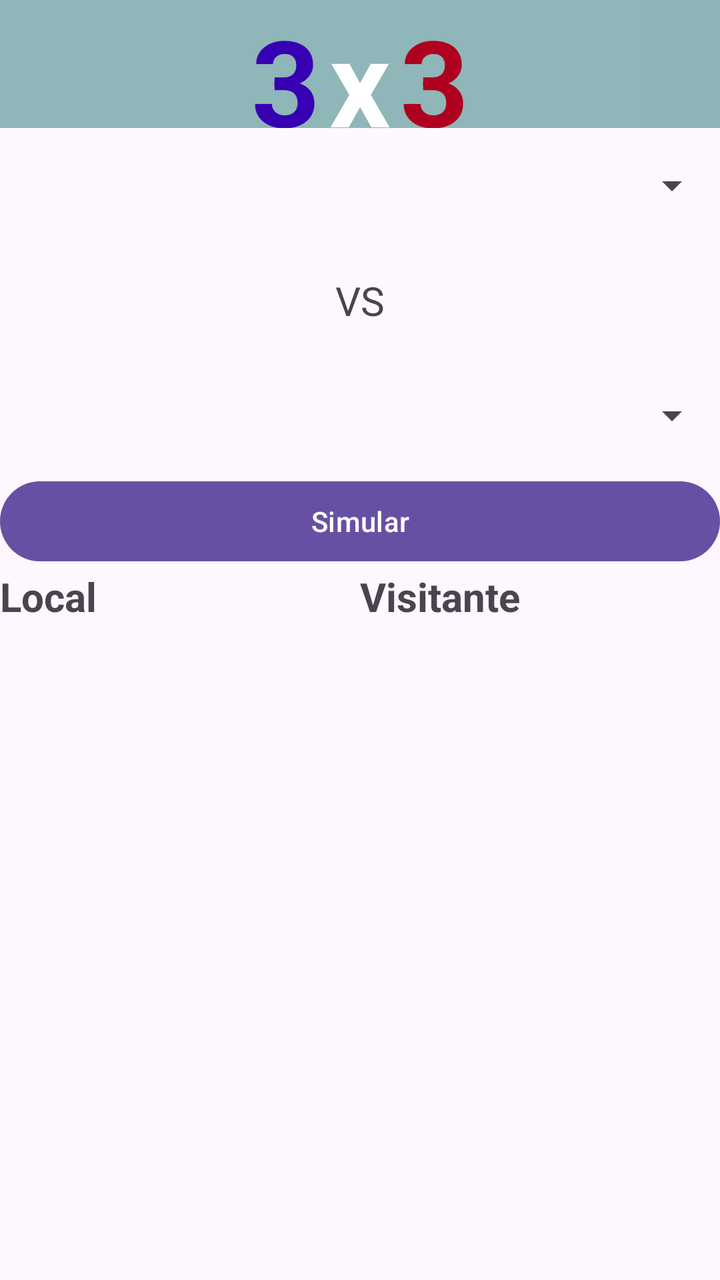
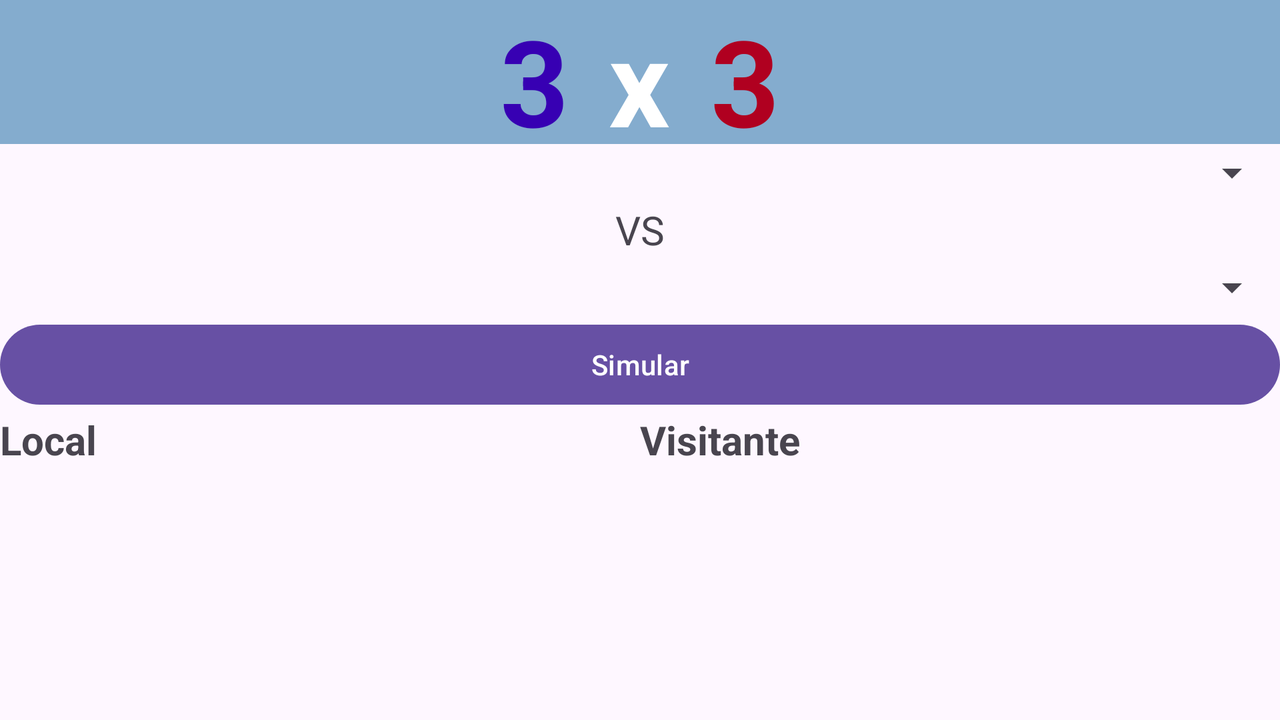

The same Android screen from two of the app's own layout files: first res/layout/ as a phone draws it, then the repository's variant for another configuration, drawn on a device whose configuration selects that folder. Both files follow.
<!-- AndroidManifest.xml: application theme Theme.GestorNBA -->
<!-- res/layout/activity_main.xml -->
<?xml version="1.0" encoding="utf-8"?>
<LinearLayout xmlns:android="http://schemas.android.com/apk/res/android"
    xmlns:app="http://schemas.android.com/apk/res-auto"
    xmlns:tools="http://schemas.android.com/tools"
    android:id="@+id/main"
    android:layout_width="match_parent"
    android:layout_height="match_parent"
    android:orientation="vertical"
    android:textAlignment="center"
    tools:context=".MainActivity">

    <LinearLayout
        android:layout_width="match_parent"
        android:layout_height="0dp"
        android:layout_weight="10"
        android:background="#8FB6B8"
        android:orientation="horizontal">

        <TextView
            android:id="@+id/textView2"
            android:layout_width="0dp"
            android:layout_height="match_parent"
            android:layout_weight="40"
            android:text="3"
            android:textAlignment="textEnd"
            android:textColor="@color/design_default_color_primary_variant"
            android:textSize="60sp"
            android:textStyle="bold" />

        <TextView
            android:id="@+id/textView3"
            android:layout_width="0dp"
            android:layout_height="match_parent"
            android:layout_weight="10"
            android:text="x"
            android:textAlignment="center"
            android:textColor="@color/white"
            android:textSize="60sp"
            android:textStyle="bold" />

        <TextView
            android:id="@+id/textView4"
            android:layout_width="0dp"
            android:layout_height="match_parent"
            android:layout_weight="30"
            android:text="3"
            android:textColor="@color/design_default_color_error"
            android:textSize="60sp"
            android:textStyle="bold" />

        <androidx.appcompat.widget.Toolbar
            android:id="@+id/barra"
            android:layout_width="0dp"
            android:layout_height="wrap_content"
            android:layout_gravity="center_vertical"
            android:layout_weight="10"
            android:background="#8EB5B7"
            android:minHeight="?attr/actionBarSize"
            android:theme="?attr/actionBarTheme" />
    </LinearLayout>

    <LinearLayout
        android:layout_width="match_parent"
        android:layout_height="0dp"
        android:layout_gravity="center_vertical"
        android:layout_weight="90"
        android:orientation="vertical">

        <LinearLayout
            android:layout_width="match_parent"
            android:layout_height="0dp"
            android:layout_weight="30"
            android:orientation="vertical">

            <Spinner
                android:id="@+id/equipo1"
                android:layout_width="match_parent"
                android:layout_height="0dp"
                android:layout_weight="1" />

            <TextView
                android:id="@+id/textView"
                android:layout_width="match_parent"
                android:layout_height="0dp"
                android:layout_weight="1"
                android:gravity="center"
                android:text="VS"
                android:textAlignment="center"
                android:textSize="20sp" />

            <Spinner
                android:id="@+id/equipo2"
                android:layout_width="match_parent"
                android:layout_height="0dp"
                android:layout_weight="1" />

        </LinearLayout>

        <LinearLayout
            android:layout_width="match_parent"
            android:layout_height="0dp"
            android:layout_weight="70"
            android:orientation="vertical">

            <Button
                android:id="@+id/simularB"
                android:layout_width="match_parent"
                android:layout_height="wrap_content"
                android:text="Simular" />

            <LinearLayout
                android:layout_width="match_parent"
                android:layout_height="match_parent"
                android:orientation="horizontal">

                <LinearLayout
                    android:layout_width="0dp"
                    android:layout_height="match_parent"
                    android:layout_weight="1"
                    android:orientation="vertical">

                    <TextView
                        android:id="@+id/equipo1nombre"
                        android:layout_width="match_parent"
                        android:layout_height="wrap_content"
                        android:text="Local"
                        android:textSize="20sp"
                        android:textStyle="bold" />

                    <ListView
                        android:id="@+id/plantilla1"
                        android:layout_width="match_parent"
                        android:layout_height="match_parent" />
                </LinearLayout>

                <LinearLayout
                    android:layout_width="0dp"
                    android:layout_height="match_parent"
                    android:layout_weight="1"
                    android:orientation="vertical">

                    <TextView
                        android:id="@+id/equipo2nombre"
                        android:layout_width="match_parent"
                        android:layout_height="wrap_content"
                        android:text="Visitante"
                        android:textSize="20sp"
                        android:textStyle="bold" />

                    <ListView
                        android:id="@+id/plantilla2"
                        android:layout_width="match_parent"
                        android:layout_height="match_parent" />
                </LinearLayout>
            </LinearLayout>

        </LinearLayout>

    </LinearLayout>
</LinearLayout>
<!-- resources referenced by this layout -->
<resources>
  <!-- from res/values-v23/ -->
  <style name="Theme.GestorNBA" parent="Base.Theme.GestorNBA">
          
          <item name="android:navigationBarColor">@android:color/transparent</item>
          <item name="android:statusBarColor">@android:color/transparent</item>
          <item name="android:windowLightStatusBar">?attr/isLightTheme</item>
      </style>
  <style name="Base.Theme.GestorNBA" parent="Theme.Material3.DayNight.NoActionBar">
          
          
      </style>
</resources>
<!-- res/layout-land/activity_main.xml (the repository's variant of the layout above) -->
<!-- drawn on the phone turned sideways -->
<?xml version="1.0" encoding="utf-8"?>
<LinearLayout xmlns:android="http://schemas.android.com/apk/res/android"
    xmlns:app="http://schemas.android.com/apk/res-auto"
    xmlns:tools="http://schemas.android.com/tools"
    android:id="@+id/main"
    android:layout_width="match_parent"
    android:layout_height="match_parent"
    android:orientation="vertical"
    android:textAlignment="center"
    tools:context=".MainActivity">

    <LinearLayout
        android:layout_width="match_parent"
        android:layout_height="0dp"
        android:layout_weight="20"
        android:background="#84ACCE"
        android:orientation="horizontal">

        <TextView
            android:id="@+id/textView2"
            android:layout_width="0dp"
            android:layout_height="match_parent"
            android:layout_weight="40"
            android:text="3"
            android:textAlignment="textEnd"
            android:textColor="@color/design_default_color_primary_variant"
            android:textSize="60sp"
            android:textStyle="bold" />

        <TextView
            android:id="@+id/textView3"
            android:layout_width="0dp"
            android:layout_height="match_parent"
            android:layout_weight="10"
            android:text="x"
            android:textAlignment="center"
            android:textColor="@color/white"
            android:textSize="60sp"
            android:textStyle="bold" />

        <TextView
            android:id="@+id/textView4"
            android:layout_width="0dp"
            android:layout_height="match_parent"
            android:layout_weight="30"
            android:text="3"
            android:textColor="@color/design_default_color_error"
            android:textSize="60sp"
            android:textStyle="bold" />

        <androidx.appcompat.widget.Toolbar
            android:id="@+id/barra"
            android:layout_width="0dp"
            android:layout_height="wrap_content"
            android:layout_gravity="center_vertical"
            android:layout_weight="10"
            android:background="#84ACCE"
            android:minHeight="?attr/actionBarSize"
            android:theme="?attr/actionBarTheme" />
    </LinearLayout>

    <LinearLayout
        android:layout_width="match_parent"
        android:layout_height="0dp"
        android:layout_gravity="center_vertical"
        android:layout_weight="80"
        android:orientation="vertical">

        <LinearLayout
            android:layout_width="match_parent"
            android:layout_height="0dp"
            android:layout_weight="30"
            android:orientation="vertical">

            <Spinner
                android:id="@+id/equipo1"
                android:layout_width="match_parent"
                android:layout_height="0dp"
                android:layout_weight="1" />

            <TextView
                android:id="@+id/textView"
                android:layout_width="match_parent"
                android:layout_height="0dp"
                android:layout_weight="1"
                android:gravity="center"
                android:text="VS"
                android:textAlignment="center"
                android:textSize="20sp" />

            <Spinner
                android:id="@+id/equipo2"
                android:layout_width="match_parent"
                android:layout_height="0dp"
                android:layout_weight="1" />

        </LinearLayout>

        <LinearLayout
            android:layout_width="match_parent"
            android:layout_height="0dp"
            android:layout_weight="70"
            android:orientation="vertical">

            <Button
                android:id="@+id/simularB"
                android:layout_width="match_parent"
                android:layout_height="wrap_content"
                android:text="Simular" />

            <LinearLayout
                android:layout_width="match_parent"
                android:layout_height="match_parent"
                android:orientation="horizontal">

                <LinearLayout
                    android:layout_width="0dp"
                    android:layout_height="match_parent"
                    android:layout_weight="1"
                    android:orientation="vertical">

                    <LinearLayout
                        android:layout_width="match_parent"
                        android:layout_height="0dp"
                        android:layout_weight="20"
                        android:orientation="horizontal">

                        <TextView
                            android:id="@+id/equipo1nombre"
                            android:layout_width="0dp"
                            android:layout_height="match_parent"
                            android:layout_weight="2"
                            android:text="Local"
                            android:textSize="20sp"
                            android:textStyle="bold" />

                        <TextView
                            android:id="@+id/localWin"
                            android:layout_width="0dp"
                            android:layout_height="match_parent"
                            android:layout_weight="1"
                            android:gravity="center_vertical"
                            android:textAlignment="center"
                            android:textColor="#38FB00" />

                        <TextView
                            android:id="@+id/localLose"
                            android:layout_width="0dp"
                            android:layout_height="match_parent"
                            android:layout_weight="1"
                            android:gravity="center_vertical"
                            android:textAlignment="center"
                            android:textColor="#FF0000" />
                    </LinearLayout>

                    <ListView
                        android:id="@+id/plantilla1"
                        android:layout_width="match_parent"
                        android:layout_height="0dp"
                        android:layout_weight="80" />
                </LinearLayout>

                <LinearLayout
                    android:layout_width="0dp"
                    android:layout_height="match_parent"
                    android:layout_weight="1"
                    android:orientation="vertical">

                    <LinearLayout
                        android:layout_width="match_parent"
                        android:layout_height="0dp"
                        android:layout_weight="20"
                        android:orientation="horizontal">

                        <TextView
                            android:id="@+id/equipo2nombre"
                            android:layout_width="0dp"
                            android:layout_height="match_parent"
                            android:layout_weight="2"
                            android:text="Visitante"
                            android:textSize="20sp"
                            android:textStyle="bold" />

                        <TextView
                            android:id="@+id/visitanteWin"
                            android:layout_width="0dp"
                            android:layout_height="match_parent"
                            android:layout_weight="1"
                            android:gravity="center_vertical"
                            android:textAlignment="center"
                            android:textColor="#38FB00" />

                        <TextView
                            android:id="@+id/visitanteLose"
                            android:layout_width="0dp"
                            android:layout_height="match_parent"
                            android:layout_weight="1"
                            android:gravity="center_vertical"
                            android:textAlignment="center"
                            android:textColor="#FF0000" />
                    </LinearLayout>

                    <ListView
                        android:id="@+id/plantilla2"
                        android:layout_width="match_parent"
                        android:layout_height="0dp"
                        android:layout_weight="80" />
                </LinearLayout>
            </LinearLayout>

        </LinearLayout>

    </LinearLayout>
</LinearLayout>
